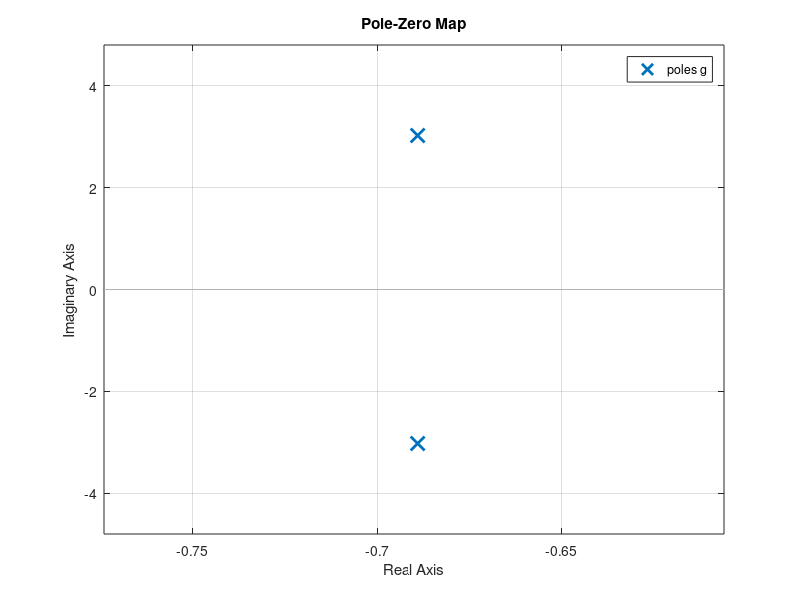
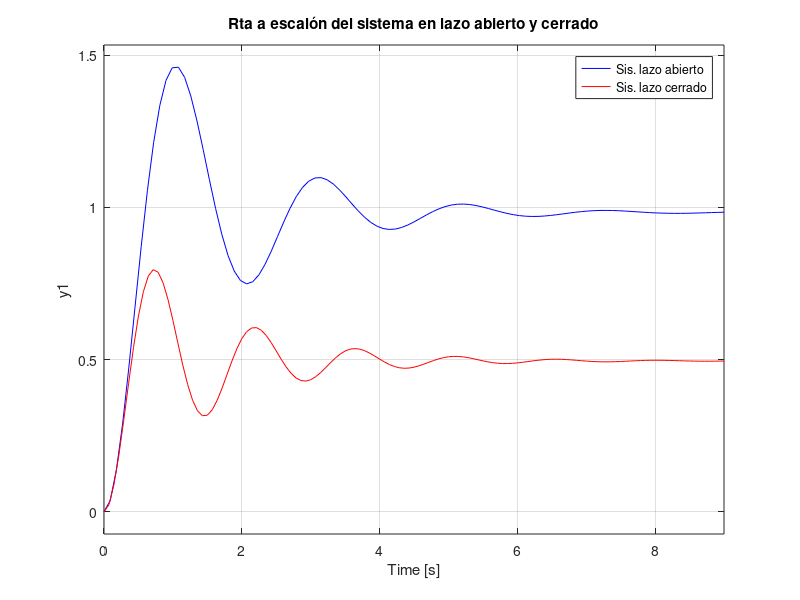
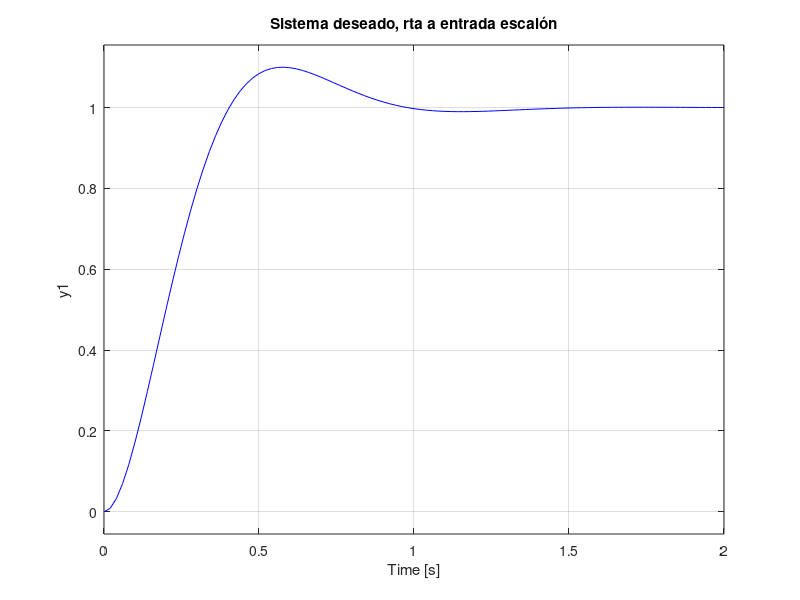
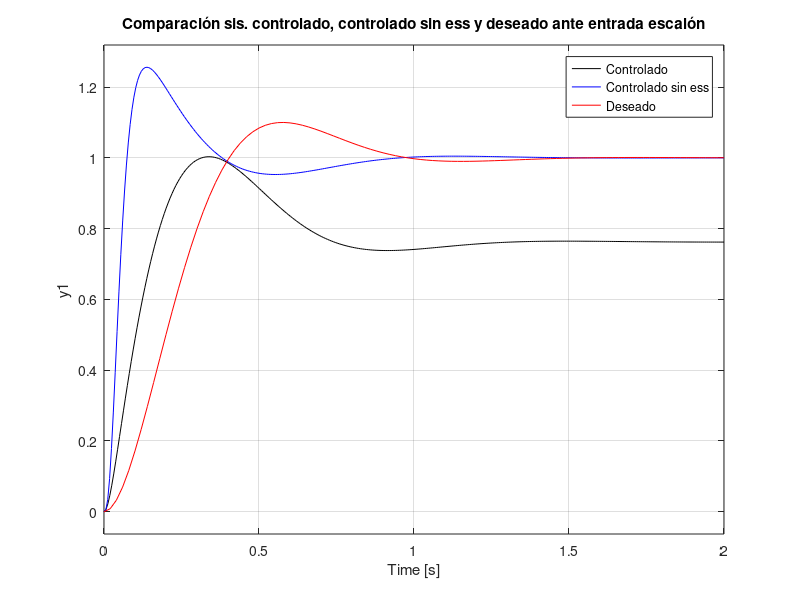

Source code (MATLAB) for these figures, in order:
clc
close all
clear

    %Proceso
g=tf(9.458,[1 1.378 9.615]);     %Función transferencia obtenida 
pzmap(g)
[p,z] = pzmap(g);

figure
step(g,'b')
gcl=feedback(g,1);
hold on
step(gcl, 'r')
title('Rta a escalón del sistema en lazo abierto y cerrado')
legend ('Sis. lazo abierto','Sis. lazo cerrado')

    %Sis. Deseado
Ts=1;
so=0.1;                %Sobre impulso del 10%
e=sqrt((log(so))^2/(pi^2+(log(so))^2));
wn=4/(Ts*e);
g_d=tf(wn^2,[1 2*e*wn wn^2]);       %Función de transferencia del sistema deseado en lazo abierto
[m,z1] = pzmap(g_d);
figure
step(g_d,'b')
title('Sistema deseado, rta a entrada escalón')

    %Aumenta ecu. caracteristica deseada
a=conv([1 8 45.78],[1 50]);

    %Controlador

A=[0 0 1 0;
   0 0 1.378 1;
   9.458 0 9.615 1.378;
   0 9.458 0 9.615];
b=[1 58 445.78 2289]';
x=inv(A)*b;
q1=x(1);
q0=x(2);
p1=x(3);
p0=x(4);
gc=tf([q1 q0],[p1 p0]);

A1=[0 0 0 1 0 0;
   0 0 0 1.378 1 0;
   0 0 0 9.615 1.378 1;
   9.458 0 0 0 9.615 1.378;
   0 9.458 0 0 0 9.615;
   0 0 9.458 0 0 0];
b1=[1 161 9071.7799 202020.3348 1417975.56 6070428]';
xn=inv(A1)*b1;
q21=xn(1);
q11=xn(2);
q01=xn(3);
p21=xn(4);
p11=xn(5);
p01=xn(6);
gc1=tf([q21 q11 q01],[p21 p11 p01 0]);

%Sistema con controlador
sis_ol=gc*g;                   %Sistema controlado en lazo abierto
sis_cl=feedback(sis_ol,1);      %Sistema controlado en lazo cerrado

sis_ol1=gc1*g;                   %Sistema controlado sin error en estado estacionario en lazo abierto
sis_cl1=feedback(sis_ol1,1);      %Sistema controlado sin error en estado estacionario en lazo cerrado

figure
step(sis_cl,'k')
hold on
step(sis_cl1,'b')
hold on
step(g_d,'r')
legend('Controlado','Controlado sin ess','Deseado');
title('Comparación sis. controlado, controlado sin ess y deseado ante entrada escalón')

    %Discretización
Tmd=0.0746/10;                      %Empirico por tiempo de subida
gc_d=c2d(gc1,Tmd,'Tustin');         %Discretiza controlador
gp_d=c2d(g,Tmd,'Tudtin');           %Discretiza el proceso
sis_ol_d=gc_d*gp_d;                 %Sistema en lazo abierto en discreto
sis_cl_d=feedback(sis_ol_d,1);      %Sistema en lazo cerrrado en discreto
figure
step(sis_cl_d,'k')
hold on
step(g_d,'r')
legend('Compensado en discreto','Deseado')
title('Respuesta del sistema en discreto')

figure
step(sis_cl_d,'k')
hold on
step(sis_cl1,'b')
title('Sistema compensado en discreto y continuo')
legend('Discreto','Continuo')
